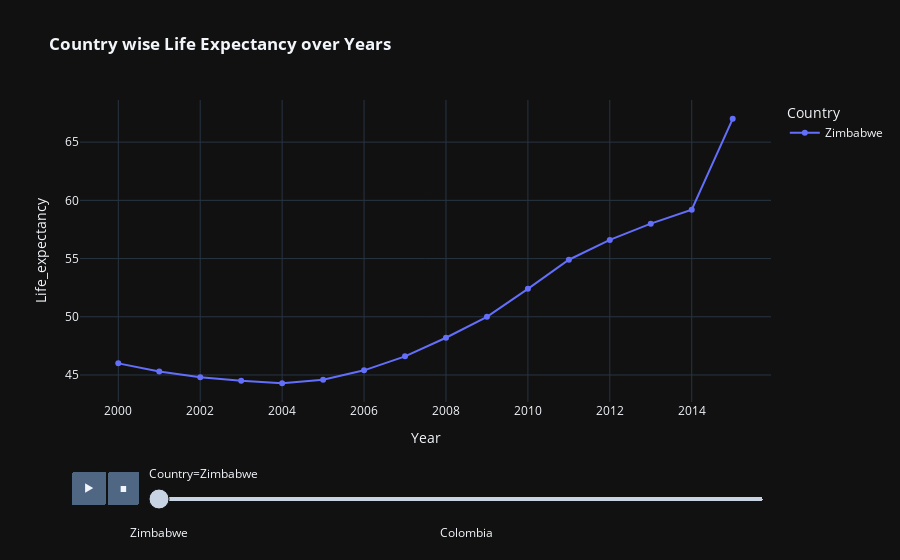

The code cell stored with this chart in its notebook:
### Markdown cell above
### Since there is only one year of information for these ten countries, I will delete them soon

### Code cell
fig=px.line(ds.sort_values(by='Year'),x='Year',y='Life_expectancy',animation_frame='Country',animation_group='Year',color='Country',markers=True,template='plotly_dark',title='<b> Country wise Life Expectancy over Years')
fig.show()
